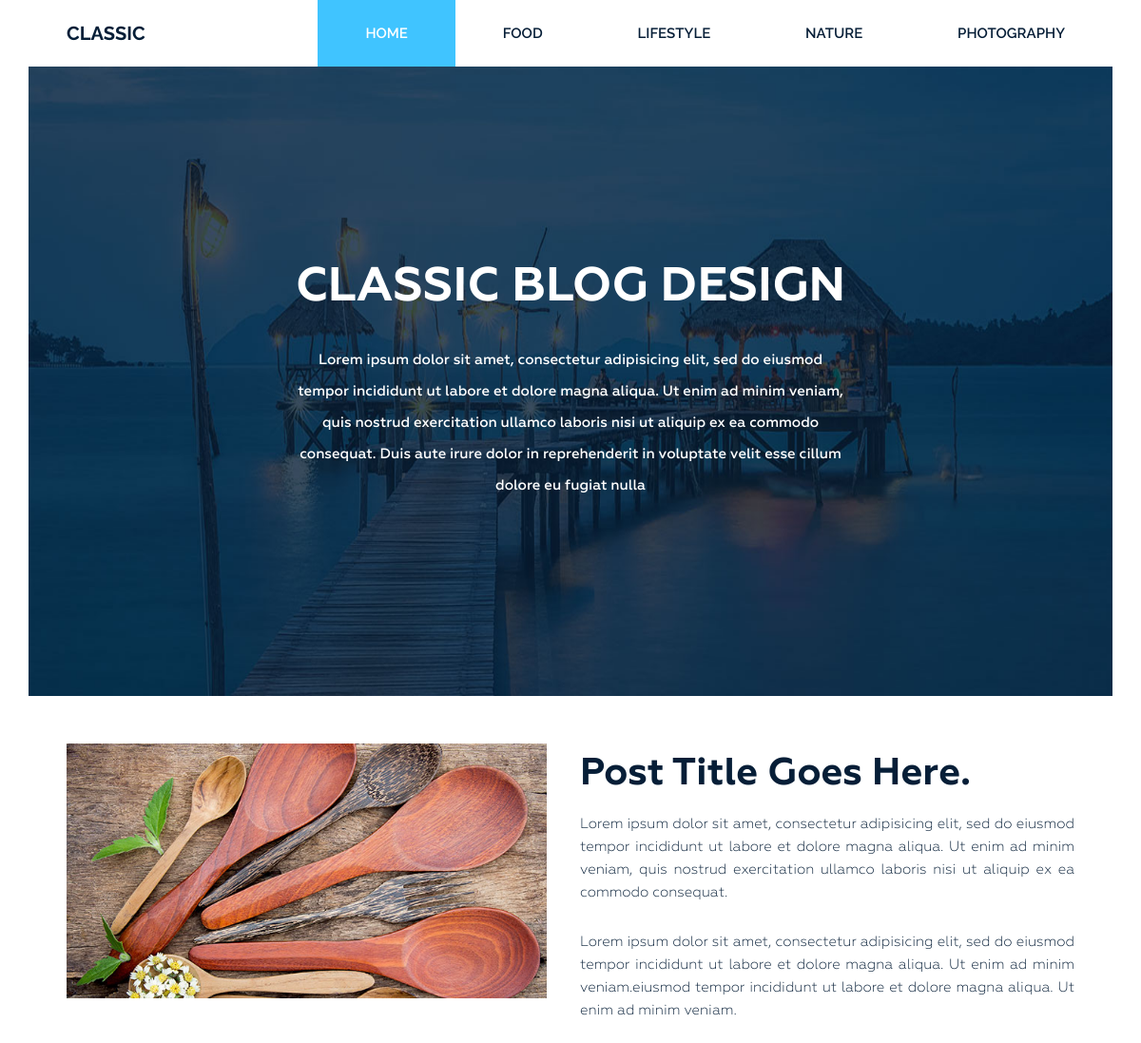
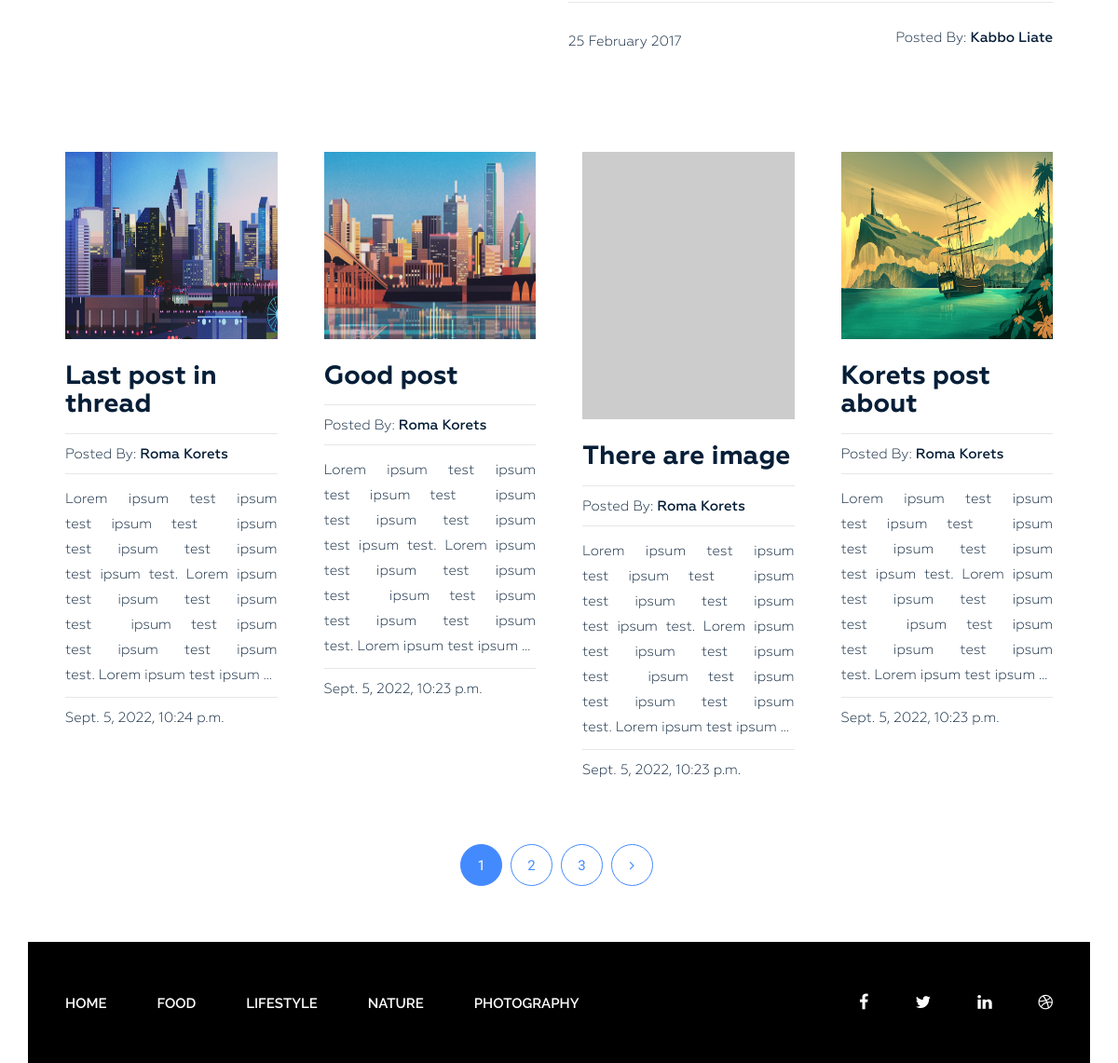
The page / on the database its author committed (2 pictures, top to bottom).
### blog/models.py (models this page shows, shortened)
class Category(models.Model):
    title = models.CharField(max_length=255)
    slug = models.SlugField(max_length=255, verbose_name='Url category', unique=True)
    def get_absolute_url(self):
        return reverse('category', kwargs={'slug': self.slug})
    class Meta:
        verbose_name = 'Категорія(ю)'
        verbose_name_plural = 'Категорію'
        ordering = ['title']

class Post(models.Model):
    title = models.CharField(max_length=255)
    slug = models.SlugField(max_length=255, verbose_name='Url post', unique=True)
    author = models.CharField(max_length=100)
    content = models.TextField(blank=True)
    created_at = models.DateTimeField(auto_now_add=True, verbose_name='Created at')
    photo = models.ImageField(upload_to=directory_path, blank=True)
    views = models.IntegerField(default=0, verbose_name='Count views')
    category = models.ForeignKey(Category, on_delete=models.PROTECT, related_name='posts')
    tags = models.ManyToManyField(Tag, blank=True, related_name='posts')
    def get_absolute_url(self):
        return reverse('post', kwargs={'slug': self.slug})
    class Meta:
        verbose_name = 'Статя(ю)'
        verbose_name_plural = 'Статі'
        ordering = ['-created_at']

### blog/views.py (the view)
# urls.py: path('', Home.as_view(), name='home'),
class Home(ListView):
    model = Post
    template_name = 'blog/index.html'
    context_object_name = 'posts'
    paginate_by = 4
    def get_context_data(self, *, object_list=None, **kwargs):
        context = super().get_context_data(**kwargs)
        context['title'] = 'Classic Blog Design'
        return context

### blog/templatetags/menu.py (called while the page is built)
@register.inclusion_tag('blog/menu_tpl.html')
def show_menu(menu_class='menu'):
    categories = Category.objects.all()
    return {'categories': categories, 'menu_class': menu_class}

### blog/templates/blog/index.html (shortened to what this page needs)
{% extends 'base.html' %}
{% load static %}
{% block content %}
        <section class="bg-text-area">
            <div class="container">
                <div class="row">
                    <div class="col-md-12">
                        <div class="bg-text">
                            <h3>Classic BLOG Design</h3>
                            <p>Lorem ipsum dolor sit amet, consectetur adipisicing elit, sed do eiusmod tempor incididunt ut labore et dolore magna aliqua. Ut enim ad minim veniam, quis nostrud exercitation ullamco laboris nisi ut aliquip ex ea commodo consequat. Duis aute irure dolor in reprehenderit in voluptate velit esse cillum dolore eu fugiat nulla </p>
                        </div>
                    </div>
                </div>
            </div>
        </section>
        <section class="blog-post-area">
            <div class="container">
                <div class="row">
                    <div class="blog-post-area-style">
                            <div class="col-md-12">
                                <div class="single-post-big">
                                    <div class="big-image">
                                        <img src="{% static 'img/post-image1.jpg' %}" alt="">
                                    </div>
                                    <div class="big-text">
                                        <h3><a href="#">Post Title Goes Here.</a></h3>
                                        <p>Lorem ipsum dolor sit amet, consectetur adipisicing elit, sed do eiusmod tempor incididunt ut labore et dolore magna aliqua. Ut enim ad minim veniam, quis nostrud exercitation ullamco laboris nisi ut aliquip ex ea commodo consequat.</p>
                                        <p>Lorem ipsum dolor sit amet, consectetur adipisicing elit, sed do eiusmod tempor incididunt ut labore et dolore magna aliqua. Ut enim ad minim veniam.eiusmod tempor incididunt ut labore et dolore magna aliqua. Ut enim ad minim veniam.</p>
                                        <h4><span class="date">25 February 2017</span><span class="author">Posted By: <span class="author-name">Kabbo Liate</span></span>
                                        </h4>
                                    </div>
                                </div>
                            </div>
                        {% for post in posts %}
                            <div class="col-md-3">
                                <div class="single-post">
                                    {% if post.photo %}
                                    <img src="{{ post.photo.url }}" alt="{{ post.title}}" width="300" height="201">
                                    {%else%}
                                    <img src="https://picsum.photos/id/237/300/201" alt="{{ post.title}}">
                                    {%endif%}
                                    <h3><a href="{{ post.get_absolute_url }}">{{ post.title|truncatewords:5 }}</a></h3>
                                    <h4><span>Posted By: <span class="author-name">{{ post.author }}</span></span>
                                    </h4>
                                    {{ post.content|truncatewords_html:20|safe }}
                                    <h4><span>{{ post.created_at }}</span></h4>
                                </div>
                            </div>
                        {% endfor %}
                    </div>
                </div>
            </div>
            {% include 'inc/_pagination.html' %}
        </section>
{% endblock %}

### templates/base.html (shortened to what this page needs)
{% load static %}
{% load cache %}
<!DOCTYPE html>
<html lang="en">
<head>
    <link rel="stylesheet" href="{% static 'css/bootstrap.css' %}">
    <link rel="stylesheet" href="{% static 'css/font-awesome.min.css' %}">
    <link rel="stylesheet" href="{% static 'css/owl.carousel.min.css' %}">
    <link rel="stylesheet" href="{% static 'css/owl.theme.default.min.css' %}">
    <link rel="stylesheet" href="{% static 'style.css' %}">
    <link rel="stylesheet" href="{% static 'responsive.css' %}">
</head>
<body>
    <div class="wrapper">
        {% cache 20 header %}
        {% include 'inc/_header.html' %}
        {% endcache %}
        {% block content %} {% endblock %}
        {% cache 20 footer %}
        {% include 'inc/_footer.html' %}
        {% endcache %}
    </div>
</body>
</html>

### templates/inc/_header.html
{% load menu %}
<header class="header">
            <div class="container">
                <div class="row">
                    <div class="col-md-2">
                        <div class="logo">
                            <h2><a href="{% url 'home' %}">Classic</a></h2>
                        </div>
                    </div>
                    <div class="col-md-10">
                        {% show_menu %}
                    </div>
                </div>
            </div>
</header>

### templates/inc/_pagination.html
 {% if page_obj.has_other_pages %}
            <div class="pegination">
                <div class="nav-links">
                    {% for p in page_obj.paginator.page_range %}
                      {% if page_obj.number == p %}
                    <span class="page-numbers current">{{ p }}</span>
                    {% elif p > page_obj.number|add:-3 and p < page_obj.number|add:3 %}
                    <a class="page-numbers" href="?{{ s }}page={{ p }}">{{ p }}</a>
                    {% endif %}
                    {% endfor %}
                    {% if page_obj.has_next %}
                    <a class="page-numbers" href="?{{ s }}page={{ page_obj.next_page_number }}"><i class="fa fa-angle-right" aria-hidden="true"></i></a>
                    {% endif %}
                </div>
            </div>
            {% endif %}

### templates/inc/_footer.html
 {% load menu %}
 <footer class="footer">
     <div class="container">
                <div class="row">
                    <div class="col-md-12">
                        <div class="footer-bg">
                            <div class="row">
                                <div class="col-md-9">
                                    {% show_menu 'footer-menu' %}
                                </div>
                                <div class="col-md-3">
                                    <div class="footer-icon">
                                        <p><a href="#"><i class="fa fa-facebook" aria-hidden="true"></i></a><a href="#"><i class="fa fa-twitter" aria-hidden="true"></i></a><a href="#"><i class="fa fa-linkedin" aria-hidden="true"></i></a><a href="#"><i class="fa fa-dribbble" aria-hidden="true"></i></a></p>
                                    </div>
                                </div>
                            </div>
                        </div>
                    </div>
                </div>
     </div>
 </footer>

### rows shown on the page
Category: title "FOOD"
Category: title "LIFESTYLE"
Category: title "NATURE"
Category: title "PHOTOGRAPHY"
Post: photo (picture), title "Last post in thread", author "Roma Korets", content "Lorem ipsum test ipsum test ipsum test ipsum test ipsum test ipsum test ipsum test. Lorem ipsum test ipsum test ipsum test ipsum test ipsum test ipsum test ipsum test. Lorem ipsum test ipsum …", created_at "Sept. 5, 2022, 10:24 p.m."
Post: photo (picture), title "Good post", author "Roma Korets", content "Lorem ipsum test ipsum test ipsum test ipsum test ipsum test ipsum test ipsum test. Lorem ipsum test ipsum test ipsum test ipsum test ipsum test ipsum test ipsum test. Lorem ipsum test ipsum …", created_at "Sept. 5, 2022, 10:23 p.m."
Post: title "There are image", author "Roma Korets", content "Lorem ipsum test ipsum test ipsum test ipsum test ipsum test ipsum test ipsum test. Lorem ipsum test ipsum test ipsum test ipsum test ipsum test ipsum test ipsum test. Lorem ipsum test ipsum …", created_at "Sept. 5, 2022, 10:23 p.m."
Post: photo (picture), title "Korets post about", author "Roma Korets", content "Lorem ipsum test ipsum test ipsum test ipsum test ipsum test ipsum test ipsum test. Lorem ipsum test ipsum test ipsum test ipsum test ipsum test ipsum test ipsum test. Lorem ipsum test ipsum …", created_at "Sept. 5, 2022, 10:23 p.m."

### other values the page prints
{{ p }} "1"
{{ p }} "2" "3"
